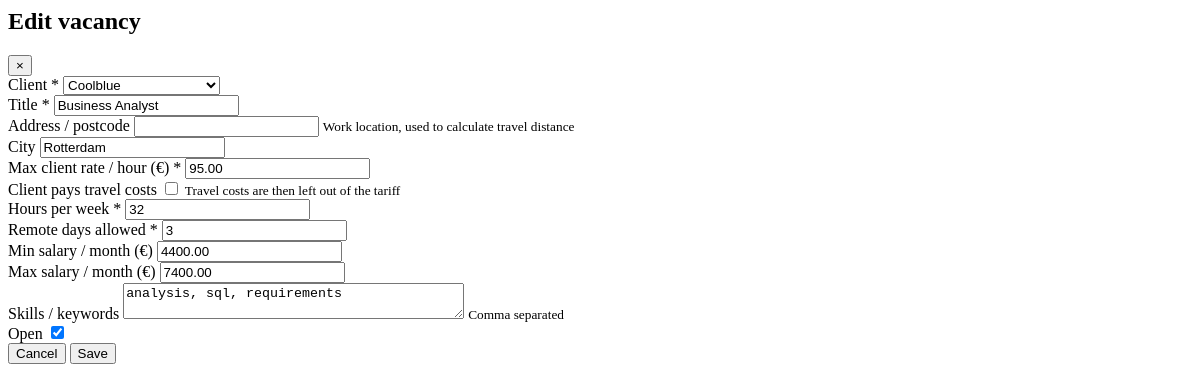
Before: /clients/vacancies/16/edit/ (signed in) with the older database file.
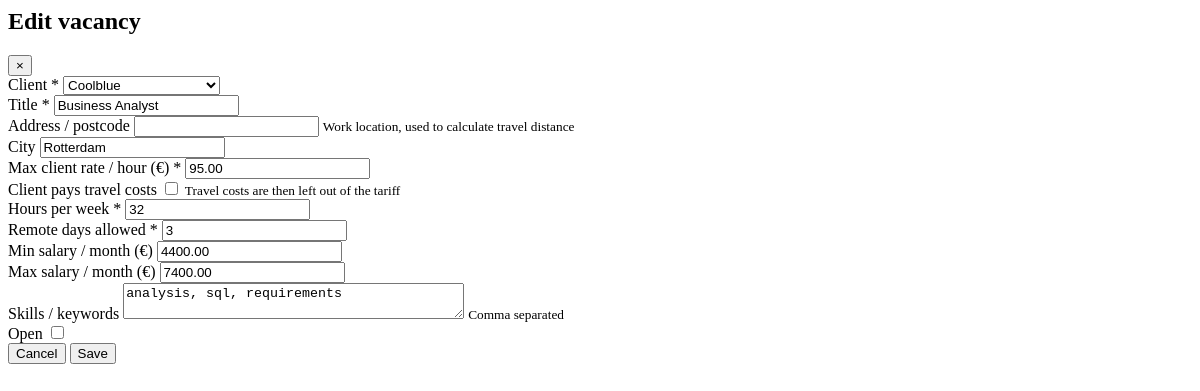
After: the same page with the newer database file.
### clients/models.py (models this page shows, shortened)
class Vacancy(models.Model):
    client = models.ForeignKey(Client, on_delete=models.CASCADE, related_name="vacancies", verbose_name=_("client"))
    title = models.CharField(_("title"), max_length=200)
    address = models.CharField(_("address / postcode"), max_length=200, blank=True,
                               help_text=_("Work location, used to calculate travel distance"))
    city = models.CharField(_("city"), max_length=100, blank=True)
    max_rate_per_hour = models.DecimalField(_("max client rate / hour (€)"), max_digits=7, decimal_places=2)
    hours_per_week = models.PositiveSmallIntegerField(_("hours per week"), default=40)
    remote_days_allowed = models.PositiveSmallIntegerField(_("remote days allowed"), default=0)
    min_salary = models.DecimalField(_("min salary / month (€)"), max_digits=8, decimal_places=2, null=True, blank=True)
    max_salary = models.DecimalField(_("max salary / month (€)"), max_digits=8, decimal_places=2, null=True, blank=True)
    skills = models.TextField(_("skills / keywords"), blank=True, help_text=_("Comma separated"))
    client_pays_travel = models.BooleanField(
        _("client pays travel costs"), default=False,
        help_text=_("Travel costs are then left out of the tariff"),
    )
    is_open = models.BooleanField(_("open"), default=True)
    class Meta:
        ordering = ["client__name", "title"]
        verbose_name = _("vacancy")
        verbose_name_plural = _("vacancies")
    @property
    def location(self):
        """Work location for the travel distance (address + city, falling back to the client's city)."""
        return ", ".join(part for part in (self.address, self.city or self.client.city) if part)

### clients/views.py (the view)
# urls.py: path("vacancies/<int:pk>/edit/", views.VacancyUpdateView.as_view(), name="update"),
class VacancyUpdateView(ModalFormMixin, UpdateView):
    model = Vacancy
    form_class = VacancyForm
    modal_title = _("Edit vacancy")
    success_message = _("Vacancy saved.")

### clients/forms.py (shortened to what this page needs)
class VacancyForm(forms.ModelForm):
    class Meta:
        model = Vacancy
        fields = [
            "client", "title", "address", "city", "max_rate_per_hour", "client_pays_travel", "hours_per_week",
            "remote_days_allowed", "min_salary", "max_salary", "skills", "is_open",
        ]
        widgets = {"skills": forms.Textarea(attrs={"rows": 2, "wide": True})}

### clients/models.py (called while the page is built)
    def __str__(self):
        return self.name

### core/context_processors.py (called while the page is built)
def navigation(request):
    match = getattr(request, "resolver_match", None)
    current = match.view_name if match else ""
    return {
        "nav_items": [
            {
                "url_name": url_name,
                "label": label,
                "icon": icon,
                "active": current.startswith(prefix),
            }
            for url_name, label, icon, prefix in NAV_ITEMS
        ]
    }

def ui(request):
    return {"ui": UI}

### core/modals.py (called while the page is built)
    def get_context_data(self, **kwargs):
        context = super().get_context_data(**kwargs)
        context["modal_title"] = self.modal_title
        context["form_action"] = self.request.path
        return context

### core/templates/core/_modal_form.html (shortened to what this page needs)
{% load i18n %}
<form method="post" action="{{ form_action }}" class="modal-form" novalidate>
    <div class="{{ ui.modal_header }}">
        <h2 class="{{ ui.modal_title }}">{{ modal_title }}</h2>
        <button type="button" class="{{ ui.icon_button }}" data-modal-close aria-label="{% trans 'Close' %}">&times;</button>
    </div>
    <div class="{{ ui.modal_content }}">
        {% if fieldsets %}
            {% for legend, fields in fieldsets %}
                <fieldset class="mb-4.5">
                    <legend class="mb-2.5 {{ ui.section_label }}">{{ legend }}</legend>
                    <div class="grid grid-cols-1 gap-3.5 sm:grid-cols-2">
                        {% for field in fields %}{% include "core/_field.html" %}{% endfor %}
                    </div>
                </fieldset>
            {% endfor %}
        {% else %}
            <div class="grid grid-cols-1 gap-3.5 sm:grid-cols-2">
                {% for field in form %}{% include "core/_field.html" %}{% endfor %}
            </div>
        {% endif %}
    </div>
    <div class="{{ ui.modal_footer }}">
        <button type="button" class="{{ ui.btn_secondary }}" data-modal-close>{% trans "Cancel" %}</button>
        <button type="submit" class="{{ ui.btn_primary }}">{% trans "Save" %}</button>
    </div>
</form>

### core/templates/core/_field.html (shortened to what this page needs)
{% load ui %}{% with input_type=field.field.widget.input_type %}
<div class="flex {% if input_type == 'checkbox' %}flex-row-reverse items-center justify-end gap-2{% else %}flex-col gap-1{% endif %}{% if field.field.widget.attrs.wide %} sm:col-span-2{% endif %}" data-field="{{ field.name }}">
    <label for="{{ field.id_for_label }}" class="font-medium">{{ field.label }}{% if field.field.required %} <span class="text-red-700">*</span>{% endif %}</label>
    {{ field|as_input }}
    {% if field.help_text %}<small class="text-gray-500">{{ field.help_text }}</small>{% endif %}
</div>
{% endwith %}

Changed rows visible on the page:
changed Vacancy "Coolblue": is_open "☑" → "☐"
